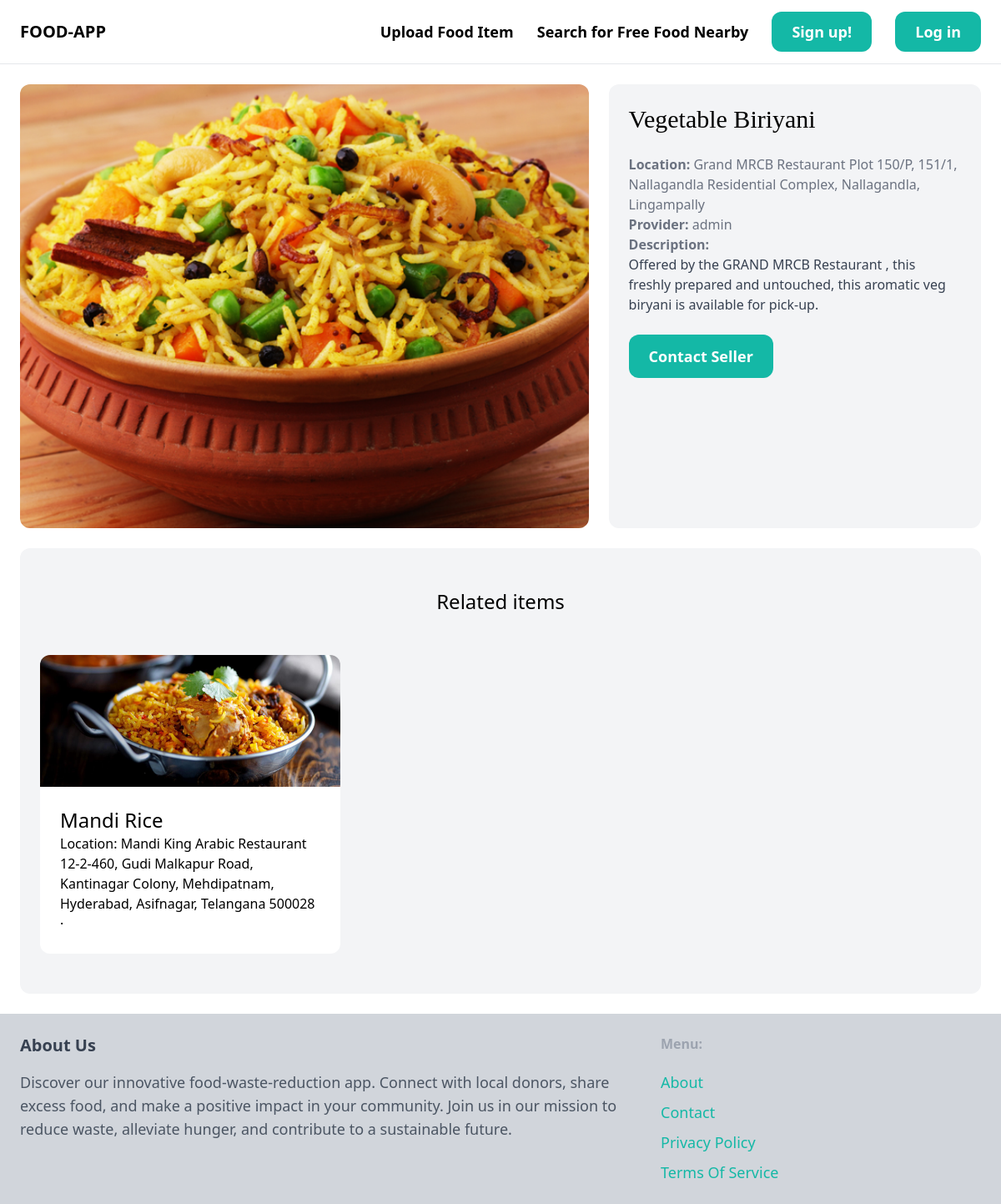
Page /items/1/ on the committed database.
### item/models.py (models this page shows, shortened)
class Item(models.Model):
    category =  models.ForeignKey(Category, related_name='items', on_delete=models.CASCADE)
    name = models.CharField(max_length=255)
    descriptions = models.TextField(blank=True, null=True)
    location = models.TextField(blank=True, null=True)
    image = models.ImageField(upload_to='item_images', blank=True, null=True)
    is_collected = models.BooleanField(default=False)
    created_by = models.ForeignKey(User, related_name='items', on_delete=models.CASCADE)
    created_at = models.DateTimeField(auto_now_add=True)

### item/views.py (the view)
# urls.py: path('<int:pk>/', views.detail, name='detail'),
def detail(request, pk):
    item = get_object_or_404(Item, pk=pk)
    related_items = Item.objects.filter(category=item.category, is_collected=False).exclude(pk=pk)[0:3]
    return render(request, 'item/detail.html', {
        'item': item,
        'related_items': related_items
    })

### item/templates/item/detail.html (shortened to what this page needs)
{% extends 'core/base.html' %}
{% block content %}
<div class="grid grid-cols-5 gap-6">
    <div class="col-span-3">
        <img src="{{ item.image.url }}" class="rounded-xl">
    </div>
    <div class ="col-span-2 p-6 bg-gray-100 rounded-xl">
        <h1 class="mb-6 text-3xl" style="font-family: 'Playfair Display', Georgia, serif;">{{ item.name }}</h1>
        <p class="text-gray-500"><strong>Location: </strong>{{ item.location }}</p>
        <p class="text-gray-500"><strong>Provider: </strong>{{ item.created_by.username }}</p>
        {% if item.descriptions %}
        <p class="text-gray-700">
            <strong class="text-gray-500">Description:</strong><br>
            {{ item.descriptions }}
        </p>
        {% endif %}
        <a href="'#" class="inline-block mt-6 px-6 py-3 text-lg font-semibold bg-teal-500 text-white rounded-xl hover:bg-teal-700">Contact Seller</a>
    </div>
</div>
<div class="mt-6 px-6 py-12 bg-gray-100 rounded-xl">
    <h2 class="mb-12 text-2xl text-center">Related items</h2>
    <div class ="grid grid-cols-3 gap-3">
        {% for item in related_items %}
        <div>
            <a href="{% url 'item:detail' item.id  %}">
                <div>
                    <img src="{{ item.image.url }}" class="rounded-t-xl">
                </div>
                <div class="p-6 bg-white rounded-b-xl">
                    <h2 class="text-2xl">{{ item.name }}</h2>
                    <p class="text-gray-500-">Location: {{item.location}}</p>
                </div>
            </a>
        </div>
        {% endfor %}
    </div>
 </div>
{% endblock %}

### rows in the picture
Item: image (picture), name "Vegetable Biriyani", location "Grand MRCB Restaurant Plot 150/P, 151/1, Nallagandla Residential Complex, Nallagandla, Lingampally", created_by.username "admin", descriptions "Offered by the GRAND MRCB Restaurant , this freshly prepared and untouched, this aromatic veg biryani is available for pick-up."
Item: image (picture), name "Mandi Rice", location "Mandi King Arabic Restaurant 12-2-460, Gudi Malkapur Road, Kantinagar Colony, Mehdipatnam, Hyderabad, Asifnagar, Telangana 500028 ·"
